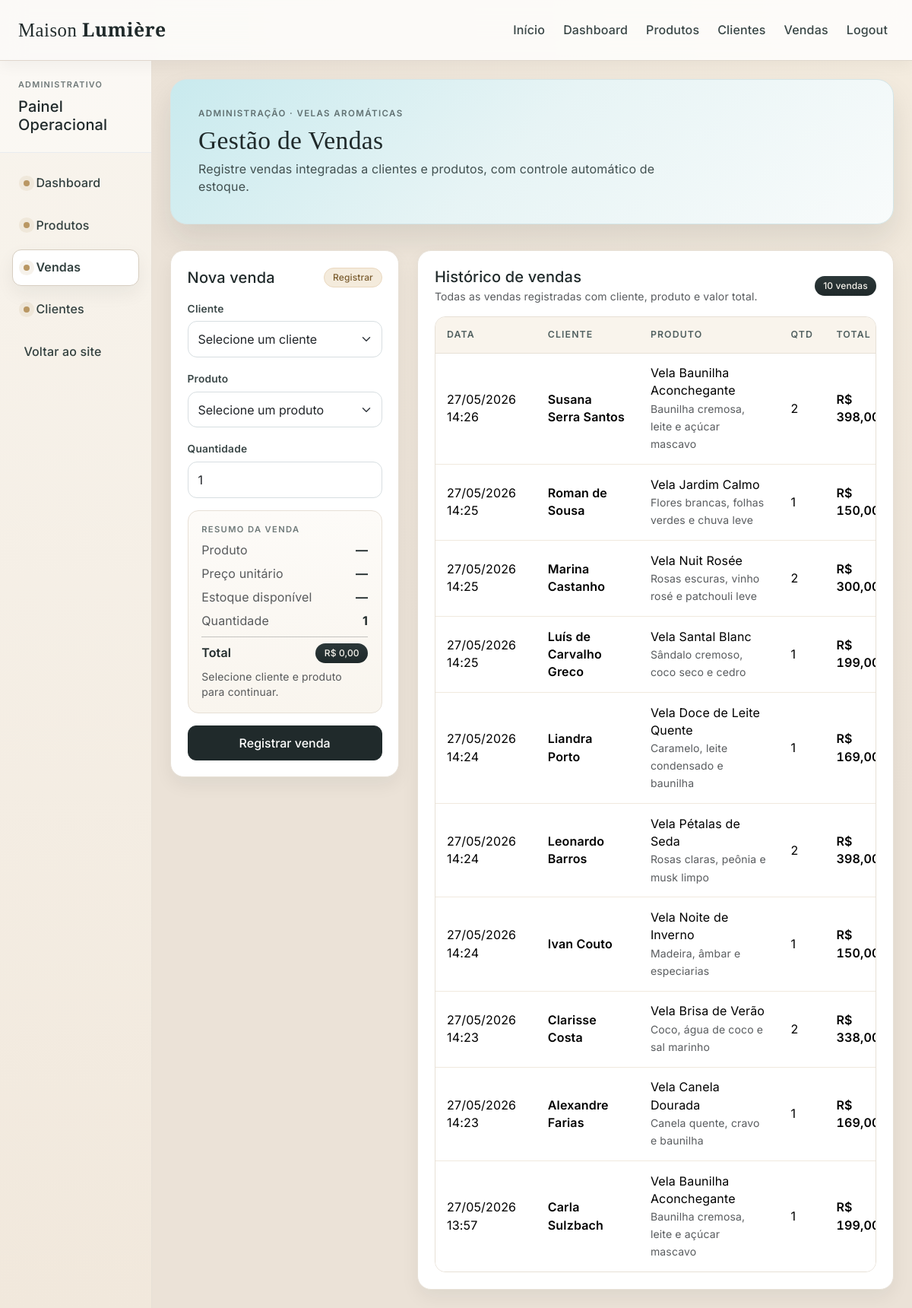
Page /vendas (signed in) on the committed database.
### tables this page shows
CREATE TABLE vendas (
            id INTEGER PRIMARY KEY AUTOINCREMENT,
            cliente_id INTEGER NOT NULL,
            produto_id INTEGER NOT NULL,
            quantidade INTEGER NOT NULL,
            valor_total REAL NOT NULL,
            data_venda TEXT NOT NULL DEFAULT (datetime('now', 'localtime')),
            FOREIGN KEY (cliente_id) REFERENCES cliente(id),
            FOREIGN KEY (produto_id) REFERENCES produto(id)
        );

CREATE TABLE "cliente" (
	"id"	INTEGER,
	"nome"	TEXT,
	"email"	TEXT,
	"senha"	TEXT,
	"telefone"	TEXT,
	"cidade"	TEXT,
	PRIMARY KEY("id" AUTOINCREMENT)
);

CREATE TABLE produto (
  id INTEGER PRIMARY KEY AUTOINCREMENT,
  nome TEXT,
  aroma TEXT,
  preco REAL,
  estoque INTEGER,
  descricao TEXT
);

### app.py (the view)
@app.route('/vendas')
@login_required
def vendas():
    return render_template(
        "vendas.html",
        clientes=listar_clientes_para_venda(),
        produtos=listar_produtos_para_venda(),
        historico=listar_historico_vendas(),
    )

### app.py (called while the page is built)
def conectar():
    conn = sqlite3.connect("loja_velas.db")
    conn.row_factory = sqlite3.Row
    return conn

@login_manager.user_loader
def carregar_usuario(user_id):
    conn = conectar()
    cursor = conn.cursor()
    cursor.execute("SELECT id, nome, email FROM usuario WHERE id = ?", (user_id,))
    registro = cursor.fetchone()
    conn.close()
    if registro:
        return Usuario(registro["id"], registro["nome"], registro["email"])
    return None

def formatar_preco(valor):
    try:
        numero = float(str(valor).replace(",", "."))
    except (TypeError, ValueError):
        return str(valor)
    texto = f"{numero:,.2f}".replace(",", "X").replace(".", ",").replace("X", ".")
    return f"R$ {texto}"

def status_estoque(estoque):
    try:
        qtd = int(estoque)
    except (TypeError, ValueError):
        qtd = 0
    if qtd <= 0:
        return "sem", "Sem estoque", "badge-estoque-sem"
    if qtd <= ESTOQUE_BAIXO_LIMITE:
        return "baixo", "Estoque baixo", "badge-estoque-baixo"
    return "ok", "Em estoque", "badge-estoque-ok"

def listar_clientes_para_venda():
    conn = conectar()
    cursor = conn.cursor()
    cursor.execute("SELECT id, nome, email FROM cliente ORDER BY nome COLLATE NOCASE")
    registros = cursor.fetchall()
    conn.close()
    return [dict(r) for r in registros]

def listar_produtos_para_venda():
    conn = conectar()
    cursor = conn.cursor()
    cursor.execute(
        """
        SELECT id, nome, aroma, preco, estoque
        FROM produto
        ORDER BY nome COLLATE NOCASE
        """
    )
    registros = cursor.fetchall()
    conn.close()
    resultado = []
    for r in registros:
        item = dict(r)
        item["preco_formatado"] = formatar_preco(r["preco"])
        _, rotulo, classe = status_estoque(r["estoque"])
        item["status_rotulo"] = rotulo
        item["status_classe"] = classe
        resultado.append(item)
    return resultado

def formatar_data_venda(valor):
    if not valor:
        return "-"
    for fmt in ("%Y-%m-%d %H:%M:%S", "%Y-%m-%d %H:%M"):
        try:
            return datetime.strptime(valor, fmt).strftime("%d/%m/%Y %H:%M")
        except ValueError:
            continue
    return str(valor)

### templates/vendas.html (shortened to what this page needs)
{% extends 'layout/base.html' %}
{% block hero %}
<div class="hero-card">
  <p class="hero-kicker mb-2">Administração · Velas aromáticas</p>
  <h1 class="hero-title mb-2">Gestão de Vendas</h1>
  <p class="hero-subtitle mb-0">Registre vendas integradas a clientes e produtos, com controle automático de estoque.</p>
</div>
{% endblock %}
{% block content %}
<div class="row g-4">
  <div class="col-12 col-xl-4">
    <article class="surface-card">
      <div class="d-flex align-items-center justify-content-between mb-3">
        <h2 class="h5 mb-0">Nova venda</h2>
        <span class="badge maison-badge maison-badge-soft">Registrar</span>
      </div>
      {% if not clientes or not produtos %}
      <div class="empty-state mb-0">
        {% if not clientes and not produtos %}
        <p class="empty-state-title mb-1">Cadastros necessários</p>
        <p class="text-muted mb-0">Cadastre clientes e produtos antes de registrar vendas.</p>
        {% elif not clientes %}
        <p class="empty-state-title mb-1">Nenhum cliente cadastrado</p>
        <p class="text-muted mb-0"><a href="/clientes">Cadastre clientes</a> para continuar.</p>
        {% else %}
        <p class="empty-state-title mb-1">Nenhum produto cadastrado</p>
        <p class="text-muted mb-0"><a href="/produtos">Cadastre produtos</a> para continuar.</p>
        {% endif %}
      </div>
      {% else %}
      <form id="formVenda" action="/vendas/registrar" method="POST" class="row g-3" novalidate>
        <div class="col-12">
          <label class="form-label">Cliente</label>
          <select class="form-select maison-select" name="cliente_id" required>
            <option value="">Selecione um cliente</option>
          </select>
        </div>
        <div class="col-12">
          <label class="form-label">Produto</label>
          <select id="selectProduto" class="form-select maison-select" name="produto_id" required>
            <option value="">Selecione um produto</option>
          </select>
        </div>
        <div class="col-12">
          <label class="form-label">Quantidade</label>
          <input id="inputQuantidade" class="form-control" type="number" name="quantidade" min="1" value="1" required>
        </div>
        <div class="col-12">
          <div class="venda-resumo">
            <p class="card-kicker mb-2">Resumo da venda</p>
            <div class="d-flex justify-content-between mb-2">
              <span class="text-muted">Produto</span>
              <strong id="resumoProduto">—</strong>
            </div>
            <div class="d-flex justify-content-between mb-2">
              <span class="text-muted">Preço unitário</span>
              <strong id="resumoPreco">—</strong>
            </div>
            <div class="d-flex justify-content-between mb-2">
              <span class="text-muted">Estoque disponível</span>
              <strong id="resumoEstoque">—</strong>
            </div>
            <div class="d-flex justify-content-between mb-2">
              <span class="text-muted">Quantidade</span>
              <strong id="resumoQuantidade">1</strong>
            </div>
            <hr class="my-2">
            <div class="d-flex justify-content-between align-items-center">
              <span class="fw-semibold">Total</span>
              <span class="badge maison-badge" id="resumoTotal">R$ 0,00</span>
            </div>
            <p class="small text-muted mt-2 mb-0" id="resumoStatus">Selecione cliente e produto para continuar.</p>
          </div>
        </div>
        <div class="col-12">
          <button type="submit" class="btn btn-maison w-100">Registrar venda</button>
        </div>
      </form>
      {% endif %}
    </article>
  </div>
  <div class="col-12 col-xl-8">
    <article class="surface-card h-100">
      <div class="d-flex flex-column flex-md-row justify-content-between align-items-md-center gap-3 mb-3">
        <div>
          <h2 class="h5 mb-1">Histórico de vendas</h2>
          <p class="text-muted small mb-0">Todas as vendas registradas com cliente, produto e valor total.</p>
        </div>
        <span class="badge maison-badge">{{ historico|length }} vendas</span>
      </div>
      {% if historico %}
      <div class="table-responsive maison-table-wrap">
        <table class="table maison-table align-middle mb-0">
          <thead>
            <tr>
              <th>Data</th>
              <th>Cliente</th>
              <th>Produto</th>
              <th>Qtd</th>
              <th>Total</th>
            </tr>
          </thead>
          <tbody>
            {% for v in historico %}
            <tr>
              <td>{{ v.data_formatada }}</td>
              <td>
                <p class="mb-0 fw-semibold">{{ v.cliente_nome }}</p>
              </td>
              <td>
                <p class="mb-0">{{ v.produto_nome }}</p>
                <small class="text-muted">{{ v.produto_aroma }}</small>
              </td>
              <td>{{ v.quantidade }}</td>
              <td class="preco-cell">{{ v.valor_total_formatado }}</td>
            </tr>
            {% endfor %}
          </tbody>
        </table>
      </div>
      {% else %}
      <div class="empty-state">
        <p class="empty-state-title mb-1">Nenhuma venda registrada</p>
        <p class="text-muted mb-0">Registre a primeira venda no formulário ao lado.</p>
      </div>
      {% endif %}
    </article>
  </div>
</div>
{% endblock %}

### static/css/main.css (style rules this page uses)
:root { --maison-bg: #ebe2d7; --maison-surface: #f7f4ef; --maison-card: #ffffff; --maison-primary: #202a2b; --maison-secondary: #6a7474; --maison-accent: #b99763; --maison-accent-soft: #f4ebdc; --maison-border: #e7e0d6; --maison-border-strong: #d7cec1; --maison-shadow-sm: 0 10px 24px rgba(23, 31, 32, 0.06); --maison-shadow-md: 0 20px 38px rgba(23, 31, 32, 0.1); }
* { box-sizing: border-box; }
body.maison-body { font-family: "Inter", Arial, sans-serif; background: radial-gradient(circle at top right, #f4ecdf 0%, var(--maison-bg) 50%); color: var(--maison-primary); line-height: 1.45; letter-spacing: 0.01em; }
.hero-card { background: linear-gradient(135deg, #c9eaee 0%, #e7f4f5 48%, #f8fbfb 100%); border: 1px solid #d4e6e8; border-radius: 22px; padding: 2.25rem; box-shadow: var(--maison-shadow-md); }
.hero-kicker { text-transform: uppercase; letter-spacing: 0.12em; font-size: 0.72rem; font-weight: 600; color: #617172; }
.hero-title { font-family: "Playfair Display", Georgia, serif; font-size: clamp(1.95rem, 2.8vw, 3.2rem); line-height: 1.12; letter-spacing: 0.01em; }
.hero-subtitle { color: #415050; max-width: 64ch; }
.surface-card { background: var(--maison-card); border: 1px solid var(--maison-border); border-radius: 18px; padding: 1.35rem; box-shadow: var(--maison-shadow-sm); transition: transform 0.22s ease, box-shadow 0.22s ease, border-color 0.22s ease; }
.card-kicker { text-transform: uppercase; font-size: 0.7rem; letter-spacing: 0.12em; color: #6f7a79; font-weight: 600; }
.btn-maison { background: var(--maison-primary); color: #fff; border: 1px solid var(--maison-primary); border-radius: 11px; padding: 0.63rem 1rem; font-weight: 500; transition: all 0.22s ease; }
.form-label { font-size: 0.86rem; font-weight: 600; color: #3b4848; margin-bottom: 0.35rem; }
.form-control { border-radius: 12px; border-color: #d7dee1; min-height: 44px; padding: 0.68rem 0.8rem; transition: all 0.22s ease; }
.form-control::placeholder { color: #a0aaae; }
.maison-badge { background: linear-gradient(180deg, #2c3839 0%, #1f292a 100%); color: #f6f3ec; font-weight: 500; border-radius: 999px; padding: 0.45rem 0.72rem; letter-spacing: 0.01em; }
.maison-badge-soft { background: var(--maison-accent-soft); color: #7a5c2e; border: 1px solid #ead8bf; font-weight: 500; border-radius: 999px; padding: 0.38rem 0.68rem; }
.preco-cell { font-variant-numeric: tabular-nums; font-weight: 600; color: #2f3d3d; }
.maison-select { border-radius: 12px; border-color: #d7dee1; min-height: 44px; padding: 0.68rem 0.8rem; transition: all 0.22s ease; }
.venda-resumo { background: linear-gradient(180deg, #fdfbf8 0%, #f9f5ee 100%); border: 1px solid var(--maison-border); border-radius: 14px; padding: 1rem 1.1rem; }
.maison-table-wrap { border: 1px solid var(--maison-border); border-radius: 14px; overflow-x: auto; overflow-y: hidden; -webkit-overflow-scrolling: touch; background: #fff; max-width: 100%; }
.maison-table { --bs-table-bg: transparent; --bs-table-hover-bg: rgba(248, 242, 232, 0.56); margin: 0; min-width: 720px; width: 100%; }
.maison-table thead th { background: #f9f4ec; color: #516060; font-size: 0.77rem; font-weight: 600; text-transform: uppercase; letter-spacing: 0.09em; border-bottom: 1px solid var(--maison-border); padding: 0.9rem 0.95rem; }
.maison-table tbody td { border-bottom: 1px solid #f0e9de; padding: 0.92rem 0.95rem; vertical-align: middle; }
.maison-table tbody tr:last-child td { border-bottom: 0; }

### rows in the picture
vendas: data_formatada "27/05/2026 14:26", cliente_nome "Susana Serra Santos", produto_nome "Vela Baunilha Aconchegante", produto_aroma "Baunilha cremosa, leite e açúcar mascavo", quantidade "2", valor_total_formatado "R$…"
vendas: data_formatada "27/05/2026 14:25", cliente_nome "Roman de Sousa", produto_nome "Vela Jardim Calmo", produto_aroma "Flores brancas, folhas verdes e chuva leve", quantidade "1", valor_total_formatado "R$…"
vendas: data_formatada "27/05/2026 14:25", cliente_nome "Marina Castanho", produto_nome "Vela Nuit Rosée", produto_aroma "Rosas escuras, vinho rosé e patchouli leve", quantidade "2", valor_total_formatado "R$…"
vendas: data_formatada "27/05/2026 14:25", cliente_nome "Luís de Carvalho Greco", produto_nome "Vela Santal Blanc", produto_aroma "Sândalo cremoso, coco seco e cedro", quantidade "1", valor_total_formatado "R$…"
vendas: data_formatada "27/05/2026 14:24", cliente_nome "Liandra Porto", produto_nome "Vela Doce de Leite Quente", produto_aroma "Caramelo, leite condensado e baunilha", quantidade "1", valor_total_formatado "R$…"
vendas: data_formatada "27/05/2026 14:24", cliente_nome "Leonardo Barros", produto_nome "Vela Pétalas de Seda", produto_aroma "Rosas claras, peônia e musk limpo", quantidade "2", valor_total_formatado "R$…"
vendas: data_formatada "27/05/2026 14:24", cliente_nome "Ivan Couto", produto_nome "Vela Noite de Inverno", produto_aroma "Madeira, âmbar e especiarias", quantidade "1", valor_total_formatado "R$…"
vendas: data_formatada "27/05/2026 14:23", cliente_nome "Clarisse Costa", produto_nome "Vela Brisa de Verão", produto_aroma "Coco, água de coco e sal marinho", quantidade "2", valor_total_formatado "R$…"
vendas: data_formatada "27/05/2026 14:23", cliente_nome "Alexandre Farias", produto_nome "Vela Canela Dourada", produto_aroma "Canela quente, cravo e baunilha", quantidade "1", valor_total_formatado "R$…"
vendas: data_formatada "27/05/2026 13:57", cliente_nome "Carla Sulzbach", produto_nome "Vela Baunilha Aconchegante", produto_aroma "Baunilha cremosa, leite e açúcar mascavo", quantidade "1", valor_total_formatado "R$…"

### other values in the picture
{{ historico|length }} "10"
